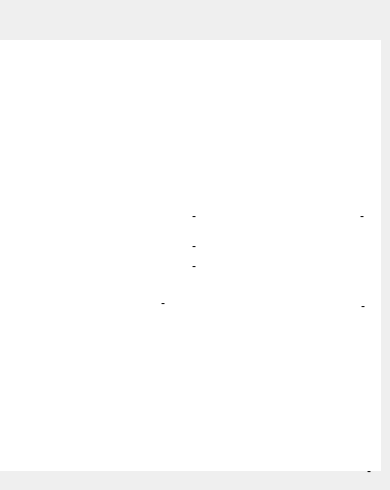
          <widget class="QWidget" name="tab_mfm_fmm">
           <attribute name="title">
            <string>&lt;FM_M&gt;</string>
           </attribute>
           <widget class="QLabel" name="lb_mfm_fmm">
            <property name="geometry">
             <rect>
              <x>0</x>
              <y>40</y>
              <width>381</width>
              <height>431</height>
             </rect>
            </property>
            <property name="styleSheet">
             <string notr="true">background-color: rgb(255, 255, 255);</string>
            </property>
            <property name="text">
             <string/>
            </property>
            <property name="pixmap">
             <pixmap resource="img_source.qrc">:/img_bmp_mfm/img/bmp2/mfm/mfm_凹凸面.bmp</pixmap>
            </property>
           </widget>
           <widget class="QLabel" name="lbs_mfm_f2">
            <property name="geometry">
             <rect>
              <x>310</x>
              <y>210</y>
              <width>54</width>
              <height>12</height>
             </rect>
            </property>
            <property name="text">
             <string>-</string>
            </property>
            <property name="alignment">
             <set>Qt::AlignRight|Qt::AlignTrailing|Qt::AlignVCenter</set>
            </property>
           </widget>
           <widget class="QLabel" name="lbs_mfm_f1">
            <property name="geometry">
             <rect>
              <x>311</x>
              <y>300</y>
              <width>54</width>
              <height>12</height>
             </rect>
            </property>
            <property name="text">
             <string>-</string>
            </property>
            <property name="alignment">
             <set>Qt::AlignRight|Qt::AlignTrailing|Qt::AlignVCenter</set>
            </property>
           </widget>
           <widget class="QLabel" name="lbs_mfm_x">
            <property name="geometry">
             <rect>
              <x>154</x>
              <y>210</y>
              <width>80</width>
              <height>12</height>
             </rect>
            </property>
            <property name="text">
             <string>-</string>
            </property>
            <property name="alignment">
             <set>Qt::AlignCenter</set>
            </property>
           </widget>
           <widget class="QLabel" name="lbs_mfm_y">
            <property name="geometry">
             <rect>
              <x>154</x>
              <y>260</y>
              <width>80</width>
              <height>12</height>
             </rect>
            </property>
            <property name="text">
             <string>-</string>
            </property>
            <property name="alignment">
             <set>Qt::AlignCenter</set>
            </property>
           </widget>
           <widget class="QLabel" name="lbs_mfm_d">
            <property name="geometry">
             <rect>
              <x>154</x>
              <y>240</y>
              <width>80</width>
              <height>12</height>
             </rect>
            </property>
            <property name="text">
             <string>-</string>
            </property>
            <property name="alignment">
             <set>Qt::AlignCenter</set>
            </property>
           </widget>
           <widget class="QLabel" name="lbs_mfm_f3">
            <property name="geometry">
             <rect>
              <x>117</x>
              <y>297</y>
              <width>48</width>
              <height>12</height>
             </rect>
            </property>
            <property name="text">
             <string>-</string>
            </property>
            <property name="alignment">
             <set>Qt::AlignRight|Qt::AlignTrailing|Qt::AlignVCenter</set>
            </property>
           </widget>
           <widget class="QLabel" name="lbth_mfm_lzm">
            <property name="geometry">
             <rect>
              <x>10</x>
              <y>460</y>
              <width>361</width>
              <height>21</height>
             </rect>
            </property>
            <property name="text">
             <string>-</string>
            </property>
            <property name="alignment">
             <set>Qt::AlignRight|Qt::AlignTrailing|Qt::AlignVCenter</set>
            </property>
           </widget>
          </widget>
